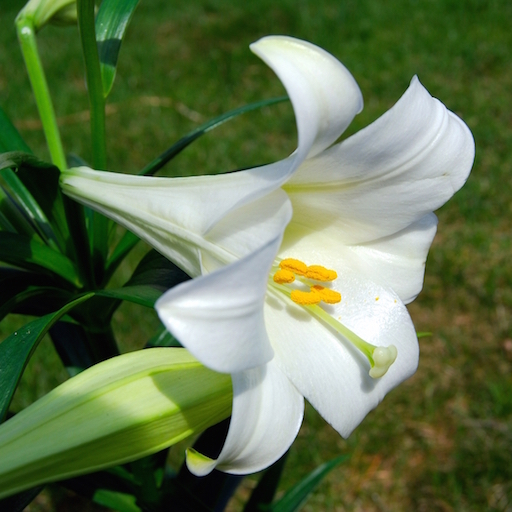
#> input picture MachineLearning/day08/lily.jpg, 512 x 512 px
$ python demo02_canny.py
#> lines starting #> are read from the running program, lines starting #| are printed output that depends on the picture
"""
    边缘检测
"""
import cv2 as cv
#直接获取灰度图
original = cv.imread('lily.jpg',0)
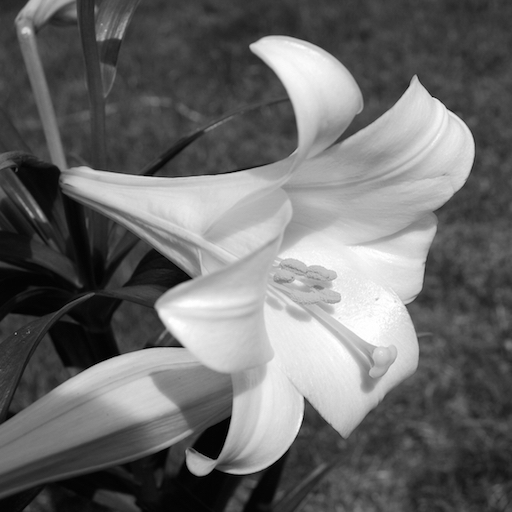
#> original: shape (512, 512); min 0, max 255, mean 106.7
cv.imshow('original',original)
result = cv.Canny(original,100,100)
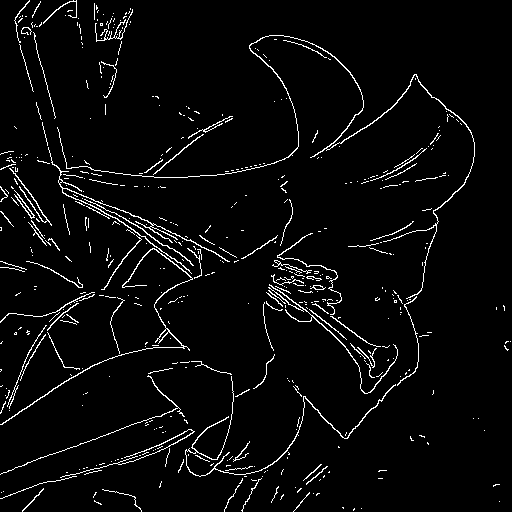
#> result: shape (512, 512); 3.9% white in thin lines or dots
cv.imshow('result',result)
cv.waitKey()
